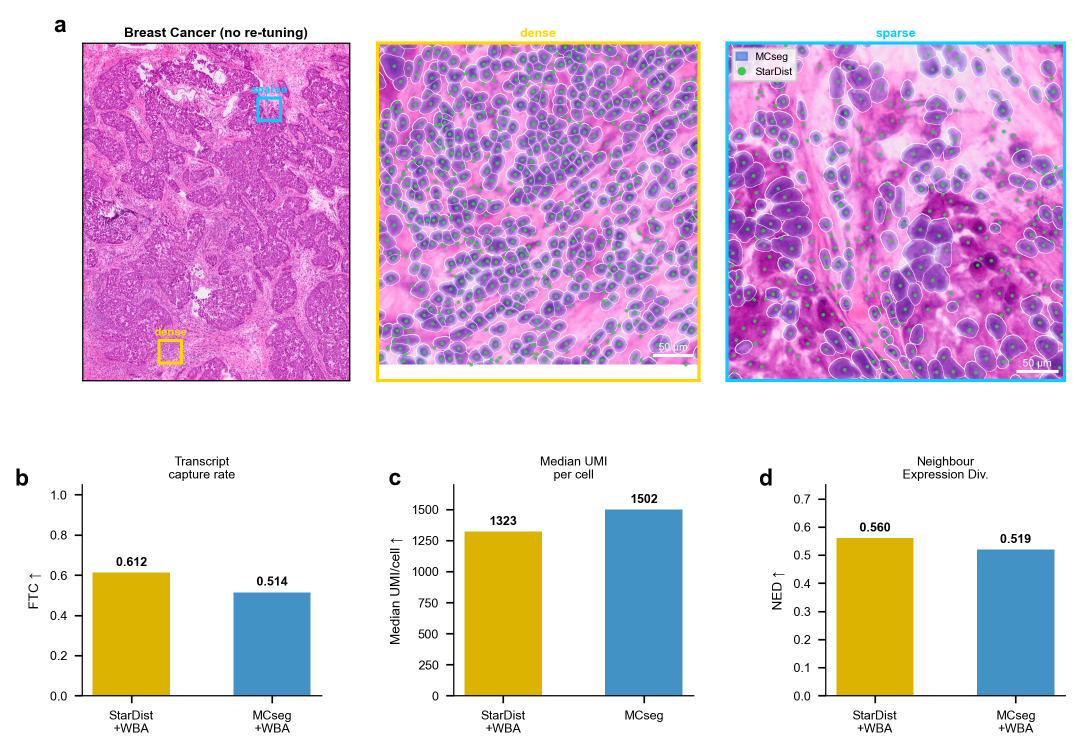
#> input picture MSseg/analysis/supplementary/SuppFigS10.png, 2160 x 1500 px, given in place of roi10_panel_A_winner_cp3.png, which was not available (shown at 1/2 size)
$ python suppfig_s11_breast_cancer_validation.py
#> lines starting #> are read from the running program, lines starting #| are printed output that depends on the picture; pictures that were not available may be replaced by others from this repository, and a replacement may not be noted
"""
gen_suppfig_s11_roi10_at1at2.py
================================
Supp. Fig. S11 — ROI10: AT1/AT2 Pneumocyte Discrimination

Assembles four panels comparing MCseg v1 vs MCseg v2 for normal lung:
  a  MCseg v1 cell-type map (cellpose_dilate)
  b  MCseg v2 cell-type map (v12)
  c  Key gene markers on MCseg v2 cells (SFTPC / AT2; AGER / AT1)
  d  Quantitative comparison bar chart: AT2 & AT1 detection rates (v1 vs v2)

Verified numbers from AnnData (roi10_cellpose_dilate.h5ad / roi10_v12.h5ad):
  MCseg v1: AT2 (any SFTPC/SFTPB/SFTPA1/SFTPA2 > 0) = 38.9%, AT1 (any) = 5.1%
            SFTPC alone = 29.3%, AGER alone = 1.2%; n_cells = 948
  MCseg v2: AT2 (any) = 45.0%, AT1 (any) = 5.7%
            SFTPC alone = 34.1%, AGER alone = 1.6%; n_cells = 1085

Source images (archive, verified from real data):
  roi10_panel_A_winner_cp3.png  — H&E + MCseg v1 cell map (2823×935)
  roi10_panel_A_winner_v12.png  — H&E + MCseg v2 cell map (2800×1000)
  roi10_panel_B_markers_v12.png — 6 gene marker maps on MCseg v2 (3000×1800)

Output: manuscript/supplementary/SuppFigS11.png
"""

from __future__ import annotations

import matplotlib
matplotlib.use("Agg")
import matplotlib.pyplot as plt
import matplotlib.patches as mpatches
import numpy as np
from pathlib import Path
from PIL import Image

# ── paths ──────────────────────────────────────────────────────────────────

ARCHIVE = Path("/Volumes/SSD/plan_a/manuscript/figures/_archive/root")
OUT_DIR = Path("/Volumes/SSD/plan_a/manuscript/supplementary")
OUT_DIR.mkdir(parents=True, exist_ok=True)

# ── verified detection rates (from AnnData, any-marker-positive) ──────────

DATA = {
    "MCseg v1": {
        "AT2 (any)": 38.9,
        "AT1 (any)": 5.1,
        "SFTPC":     29.3,
        "AGER":       1.2,
        "n_cells":   948,
    },
    "MCseg v2": {
        "AT2 (any)": 45.0,
        "AT1 (any)": 5.7,
        "SFTPC":     34.1,
        "AGER":       1.6,
        "n_cells":   1085,
    },
}

COLOR_V1 = "#6baed6"   # mid-blue  (MCseg v1)
COLOR_V2 = "#2171b5"   # dark-blue (MCseg v2)
COLOR_AT2 = "#2166AC"  # AT2 blue (matches cell map legend)
COLOR_AT1 = "#B2182B"  # AT1 red

# ── style ──────────────────────────────────────────────────────────────────

plt.rcParams.update({
    "font.family":    ["Arial", "Helvetica", "DejaVu Sans"],
    "font.size":      7,
    "savefig.dpi":    300,
    "savefig.facecolor": "white",
})

MM_TO_IN = 1 / 25.4


def load_crop(filename: str, top: int = 0, bot: int | None = None,
              left: int = 0, right: int | None = None) -> np.ndarray:
#> called with filename = 'roi10_panel_A_winner_cp3.png', top = 205, bot = 897, left = 0
    img = np.array(Image.open(ARCHIVE / filename).convert("RGB"))
    h, w = img.shape[:2]
#> h = 1500; w = 2160
    bot   = bot   if bot   is not None else h
#> bot = 897
    right = right if right is not None else w
#> right = 2160
    return img[top:bot, left:right]


def add_panel_label(ax, letter, x=-0.04, y=1.04):
    ax.text(x, y, letter, transform=ax.transAxes,
            fontsize=11, fontweight="bold", va="top", ha="right")


def plot_detection_bars(ax):
    """Panel d: grouped bar chart MCseg v1 vs v2 for AT2 and AT1 detection."""
    # Two groups: AT2 | AT1
    # Each group: v1 bar, v2 bar
    groups   = ["AT2 Pneumocyte\n(any marker)", "AT1 Pneumocyte\n(any marker)"]
    v1_vals  = [DATA["MCseg v1"]["AT2 (any)"], DATA["MCseg v1"]["AT1 (any)"]]
    v2_vals  = [DATA["MCseg v2"]["AT2 (any)"], DATA["MCseg v2"]["AT1 (any)"]]

    x     = np.array([0, 1.2])
    width = 0.45
    bars1 = ax.bar(x - width / 2, v1_vals, width, color=COLOR_V1,
                   alpha=0.85, label="MCseg v1", edgecolor="white", linewidth=0.5)
    bars2 = ax.bar(x + width / 2, v2_vals, width, color=COLOR_V2,
                   alpha=0.85, label="MCseg v2", edgecolor="white", linewidth=0.5)

    # value labels
    for bar in list(bars1) + list(bars2):
        h = bar.get_height()
        ax.text(bar.get_x() + bar.get_width() / 2, h + 0.6,
                f"{h:.1f}%", ha="center", va="bottom",
                fontsize=6.5, fontweight="bold")

    # Δ annotations (placed just above the taller bar)
    for xi, dv1, dv2 in zip(x, v1_vals, v2_vals):
        delta = dv2 - dv1
        ypos  = max(dv1, dv2) + 2.0
        ax.text(xi, ypos, f"+{delta:.1f}pp",
                ha="center", va="bottom", fontsize=6.5,
                color="#C0392B", fontweight="bold")

    ax.set_xticks(x)
    ax.set_xticklabels(groups, fontsize=7)
    ax.set_ylabel("% Cells Positive\n(v1: n=948, v2: n=1085)", fontsize=6.5)
    ax.set_ylim(0, 58)
    ax.spines["top"].set_visible(False)
    ax.spines["right"].set_visible(False)
    ax.grid(axis="y", alpha=0.25, lw=0.5)

    # legend
    handles = [
        mpatches.Patch(color=COLOR_V1, label="MCseg v1\n(Cellpose + radial dilation)"),
        mpatches.Patch(color=COLOR_V2, label="MCseg v2\n(Ensemble + Voronoi)"),
    ]
    ax.legend(handles=handles, fontsize=6, loc="upper right",
              framealpha=0.9, edgecolor="#ccc")

    # physics limit annotation for AT1
    ax.axhline(7, color="#B2182B", lw=0.7, ls=":", alpha=0.6)
    ax.text(1.15, 7.0, "~5–6%\n(physics limit)",
            ha="center", va="bottom", fontsize=5.5, color="#B2182B", style="italic")


def main():
    # ── load and crop panels ────────────────────────────────────────────────

    # cp3: (2823, 935), image content starts at row 205
    # Left half = H&E, right half = MCseg v1 cell map
    cp3_full  = load_crop("roi10_panel_A_winner_cp3.png", top=205, bot=897)
    w_cp3     = cp3_full.shape[1]
#> w_cp3 = 2160
    panel_a   = cp3_full[:, w_cp3 // 2:]     # MCseg v1 cell map (right half)

    # v12: (2800, 1000), content [158:851]
    # Left half = H&E, right half = MCseg v2 cell map
    v12_full  = load_crop("roi10_panel_A_winner_v12.png", top=158, bot=851)
#> call 2 of load_crop, with filename = 'roi10_panel_A_winner_v12.png', top = 158, bot = 851, left = 0
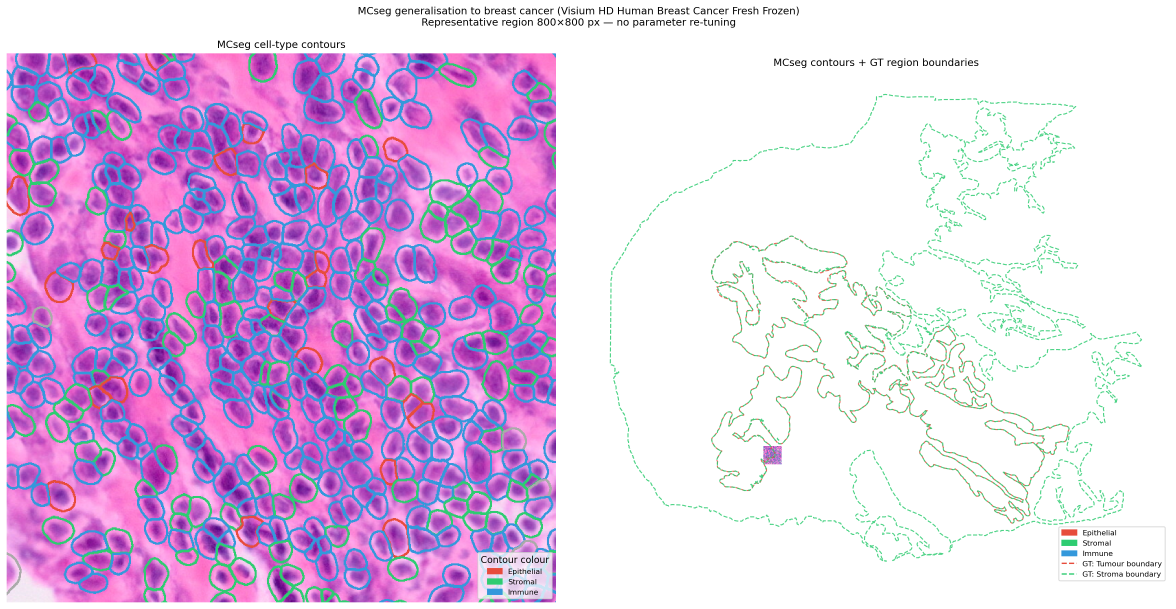
#> input picture MSseg/analysis/supplementary/SuppFigS12.png, 3526 x 1827 px, given in place of roi10_panel_A_winner_v12.png, which was not available (shown at 1/3 size)
    w_v12     = v12_full.shape[1]
#> w_v12 = 3526
    # Use v12's H&E for context (shared ROI), plus v12 cell map
    panel_b_he  = v12_full[:, :w_v12 // 2]   # H&E (same for both methods)
    panel_b_map = v12_full[:, w_v12 // 2:]   # MCseg v2 cell map
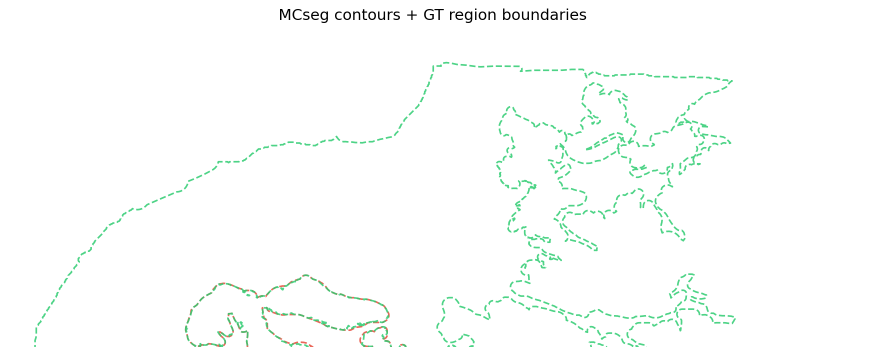
#> panel_b_map: shape (693, 1763, 3) (shown at 1/2 size); mean of channels 0, 1, 2 251, 253.2, 251.8; drawn as R, G, B

    # Markers: (3000, 1800), content [206:1603]
    # 2×3 grid: [SFTPC | SFTPB | SPP1 ] / [PECAM1 | AGER | RTKN2]
    markers_full = load_crop("roi10_panel_B_markers_v12.png", top=206, bot=1603)
#> call 3 of load_crop, with filename = 'roi10_panel_B_markers_v12.png', top = 206, bot = 1603, left = 0
#> in load_crop (call 3), `return img[top:bot, left:right]`:
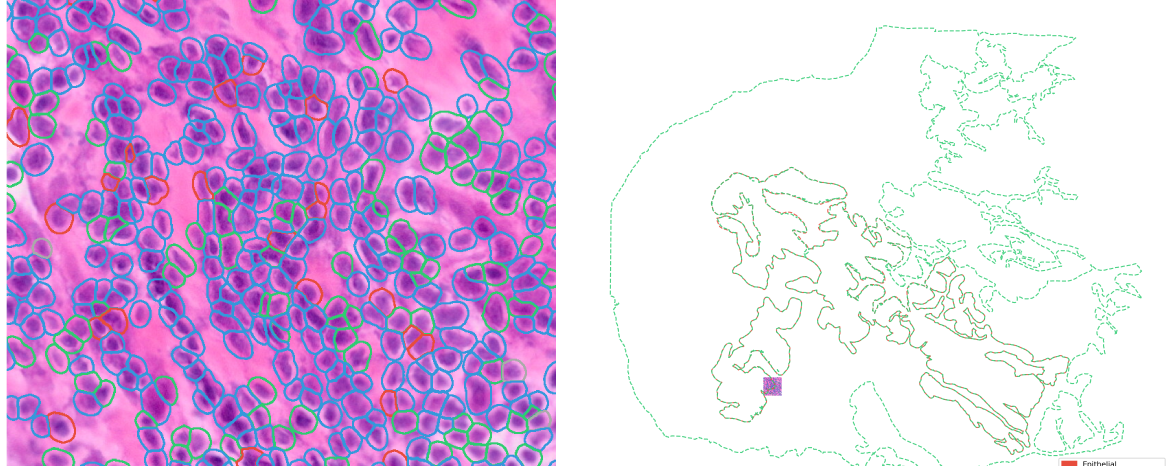
#> returned value: shape (1397, 3526, 3) (shown at 1/3 size); mean of channels 0, 1, 2 218.7, 189.8, 226.5; drawn as R, G, B
    h_m, w_m = markers_full.shape[:2]
#> h_m = 1397; w_m = 3526
    col_w = w_m // 3
#> col_w = 1175
    row_h = h_m // 2
#> row_h = 698
    panel_c_sftpc = markers_full[:row_h, :col_w]              # SFTPC (AT2)
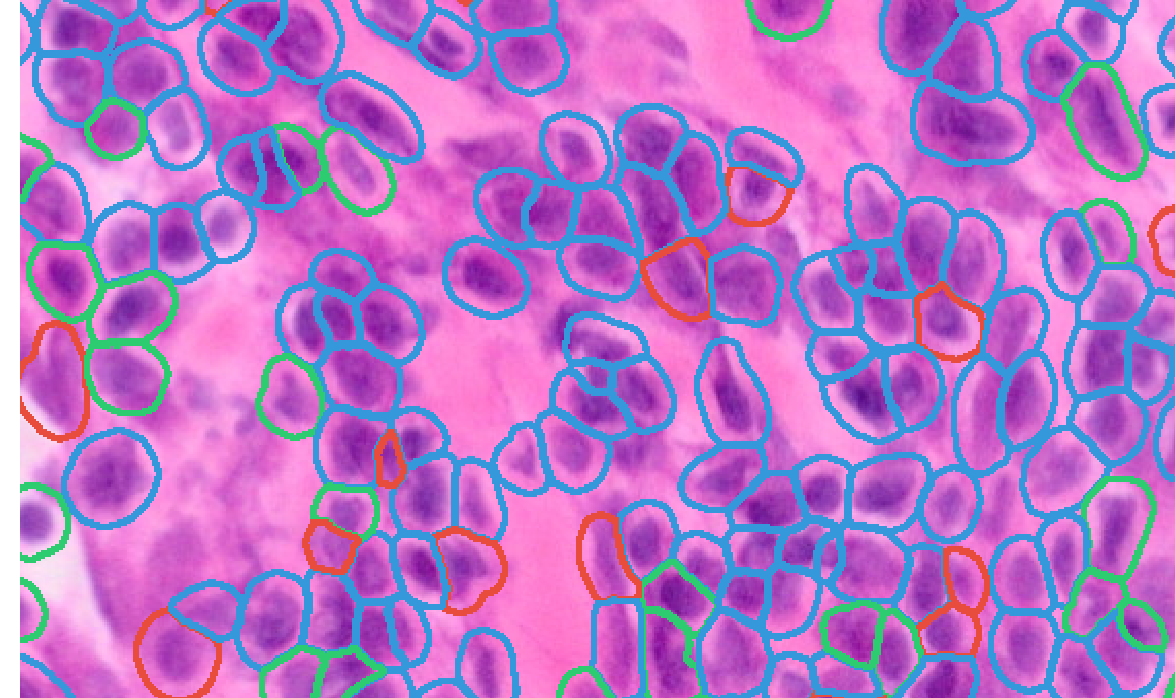
#> panel_c_sftpc: shape (698, 1175, 3); mean of channels 0, 1, 2 183.6, 117.1, 199.9; drawn as R, G, B
    panel_c_ager  = markers_full[row_h:, col_w : col_w * 2]   # AGER  (AT1)
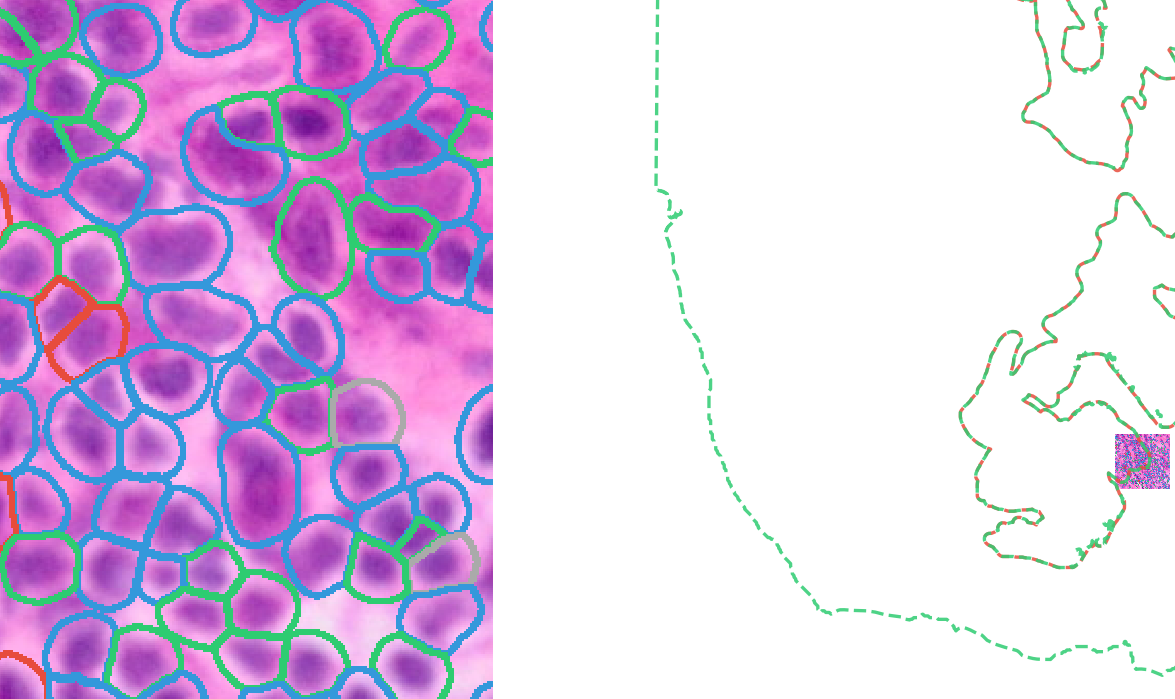
#> panel_c_ager: shape (699, 1175, 3); mean of channels 0, 1, 2 219.2, 198.6, 229.6; drawn as R, G, B

    # ── figure layout ───────────────────────────────────────────────────────
    # 2 rows × 2 cols; use aspect='auto' to fill axes cells cleanly
    fig_w = 183 * MM_TO_IN
    fig_h = 140 * MM_TO_IN

    fig = plt.figure(figsize=(fig_w, fig_h))
    gs  = fig.add_gridspec(
        2, 2,
        height_ratios=[1.0, 1.0],
        hspace=0.12, wspace=0.04,
        left=0.03, right=0.99,
        top=0.96, bottom=0.05,
    )
    ax_a  = fig.add_subplot(gs[0, 0])
    ax_b  = fig.add_subplot(gs[0, 1])
    ax_c  = fig.add_subplot(gs[1, 0])
    ax_d  = fig.add_subplot(gs[1, 1])

    # Panel a: MCseg v1 cell map
    ax_a.imshow(panel_a, aspect="auto")
    ax_a.axis("off")
    add_panel_label(ax_a, "a")
    ax_a.set_title("MCseg v1 — Cell-type Map\n(948 cells, Cellpose + radial dilation)",
                   fontsize=7, fontweight="bold", pad=2)

    # Panel b: MCseg v2 cell map with H&E context
    combo_b = np.concatenate([panel_b_he, panel_b_map], axis=1)
    ax_b.imshow(combo_b, aspect="auto")
    ax_b.axis("off")
    add_panel_label(ax_b, "b")
    ax_b.set_title("MCseg v2 — H&E + Cell-type Map\n(1085 cells, Ensemble + Voronoi)",
                   fontsize=7, fontweight="bold", pad=2)
    for xi, label in zip([0.25, 0.75], ["H&E", "Cell-type map"]):
        ax_b.text(xi, -0.03, label, transform=ax_b.transAxes,
                  fontsize=6, ha="center", va="top", style="italic")

    # Panel c: SFTPC (AT2) + AGER (AT1) gene maps side-by-side
    min_h = min(panel_c_sftpc.shape[0], panel_c_ager.shape[0])
#> min_h = 698
    combo_c = np.concatenate([panel_c_sftpc[:min_h], panel_c_ager[:min_h]], axis=1)
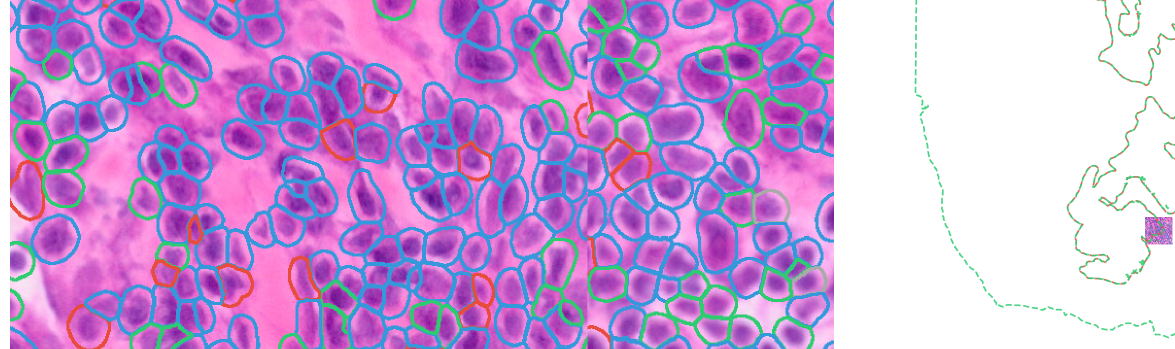
#> combo_c: shape (698, 2350, 3) (shown at 1/2 size); mean of channels 0, 1, 2 201.4, 157.9, 214.7; drawn as R, G, B
    ax_c.imshow(combo_c, aspect="auto")
    ax_c.axis("off")
    add_panel_label(ax_c, "c")
    ax_c.set_title("Gene Markers on MCseg v2 Cells", fontsize=7, fontweight="bold", pad=2)
    for xi, label, color in [
        (0.25, "SFTPC (AT2 Marker)", COLOR_AT2),
        (0.75, "AGER (AT1 — Physics Limit)", COLOR_AT1),
    ]:
        ax_c.text(xi, -0.03, label, transform=ax_c.transAxes,
                  fontsize=6, ha="center", va="top",
                  color=color, fontweight="bold", style="italic")

    # Panel d: bar chart
    add_panel_label(ax_d, "d")
    ax_d.set_title("Cell-type Detection Rate: MCseg v1 vs v2",
                   fontsize=7, fontweight="bold", pad=2)
    plot_detection_bars(ax_d)

    # ── save ────────────────────────────────────────────────────────────────
    out = OUT_DIR / "SuppFigS11.png"
    fig.savefig(out, dpi=300, bbox_inches="tight", facecolor="white")
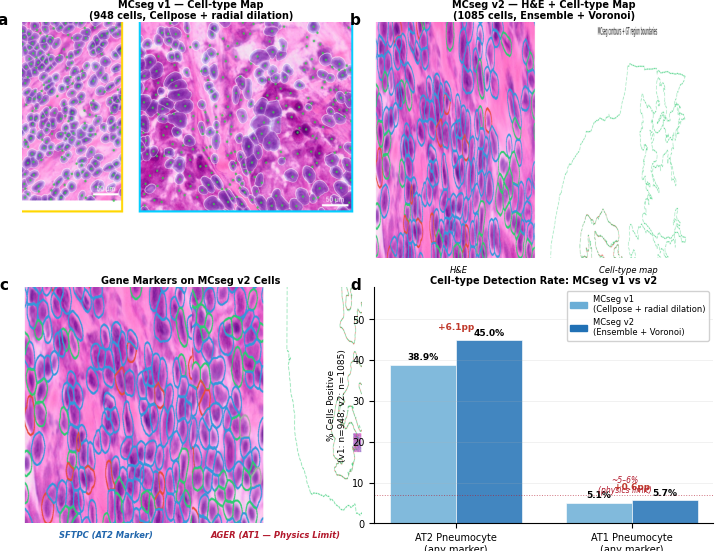
#> figure drawn by matplotlib, 4 panels
    plt.close(fig)
    print(f"✓ Saved: {out}")

    # Print data summary for verification
    print("\nVerified detection rates (from AnnData):")
    for method, d in DATA.items():
        print(f"  {method} (n={d['n_cells']}): "
              f"AT2={d['AT2 (any)']:.1f}%, AT1={d['AT1 (any)']:.1f}%, "
              f"SFTPC={d['SFTPC']:.1f}%, AGER={d['AGER']:.1f}%")


if __name__ == "__main__":
    main()
